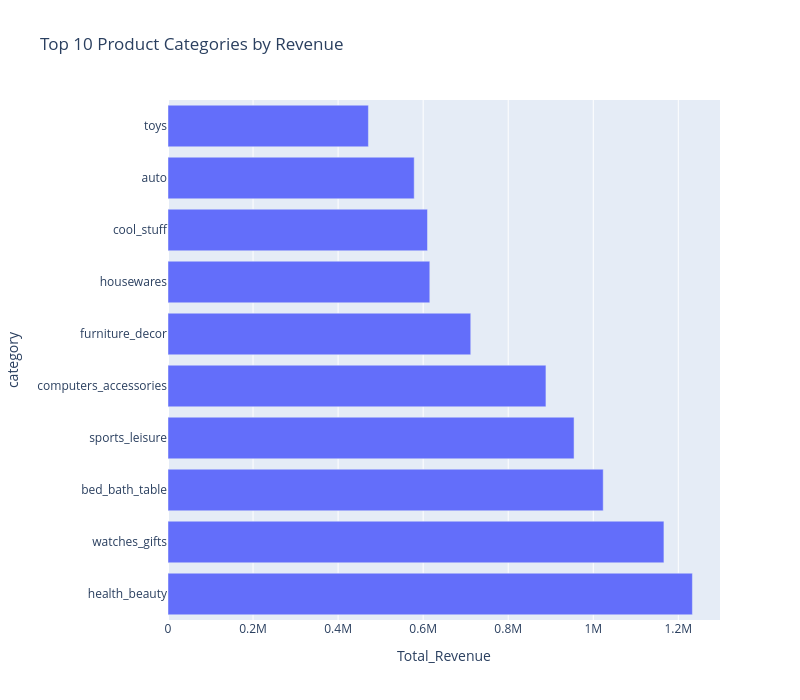

Source (notebook cell):
### Code cell
!pip install plotly
import plotly.express as px
fig = px.bar(result,
     x='Total_Revenue',
     y='category',
     orientation='h',
     title='Top 10 Product Categories by Revenue',
width=800,
height=700)
fig.update_traces(
    hovertemplate="<b>%{y}</b><br>Revenue:%{x:,.0f}"
)
fig.show()

### Figure 1 — Plotly figure (JSON) as saved in the notebook; plotly's stock layout.template omitted (floating-point values rounded to 4 significant figures)
{"data": [{"hovertemplate": "<b>%{y}</b><br>Revenue:%{x:,.0f}", "legendgroup": "", "marker": {"color": "#636efa", "pattern": {"shape": ""}}, "name": "", "orientation": "h", "showlegend": false, "textposition": "auto", "type": "bar", "x": [1233000.0, 1166000.0, 1023000.0, 954900.0, 888700.0, 711900.0, 615600.0, 610200.0, 579000.0, 471300.0], "xaxis": "x", "y": ["health_beauty", "watches_gifts", "bed_bath_table", "sports_leisure", "computers_accessories", "furniture_decor", "housewares", "cool_stuff", "auto", "toys"], "yaxis": "y"}], "layout": {"barmode": "relative", "height": 700, "legend": {"tracegroupgap": 0}, "title": {"text": "Top 10 Product Categories by Revenue"}, "width": 800, "xaxis": {"anchor": "y", "domain": [0, 1], "title": {"text": "Total_Revenue"}}, "yaxis": {"anchor": "x", "domain": [0, 1], "title": {"text": "category"}}}}
